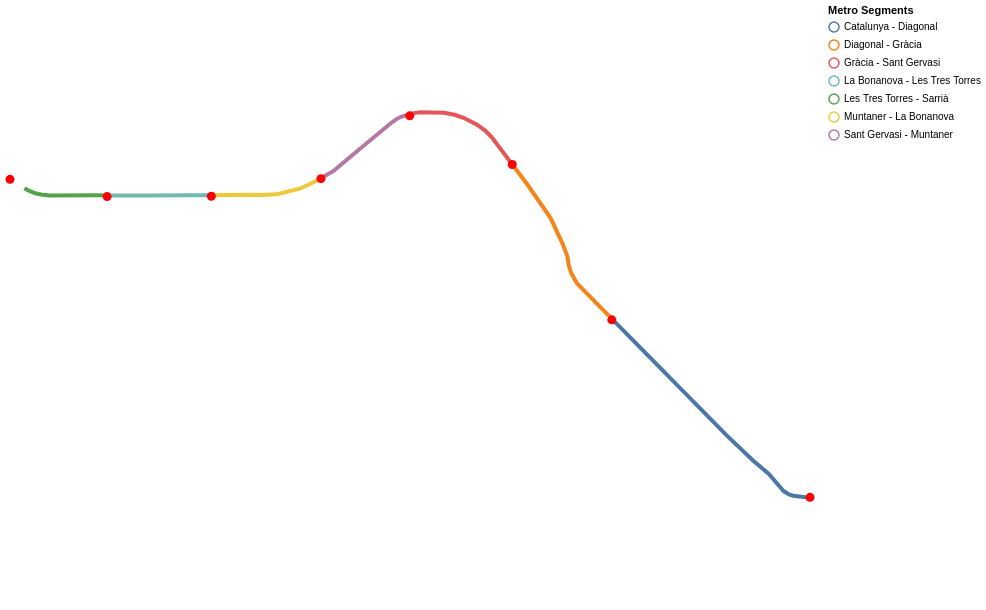

Notebook code cell kept with this figure:
### Code cell
lines = alt.Chart(segments_gdf).mark_geoshape(
    filled=False, 
    strokeWidth=4
).encode(
    color=alt.Color('tram:N', legend=alt.Legend(title="Metro Segments")),
    tooltip=['tram:N']
)

points = alt.Chart(nodes[nodes['linia'] == 'L6']).mark_geoshape(size=0, color='red').encode(tooltip=['name:N'])
plot = (lines + points).project('mercator').properties(width=800, height=600)
plot

### Figure 1 — Vega-Lite specification as saved in the notebook (floating-point values rounded to 4 significant figures)
{"config": {"view": {"continuousWidth": 300, "continuousHeight": 300}}, "layer": [{"data": {"name": "data-de73d4933f14992b4c45f28c7c685b7e"}, "mark": {"type": "geoshape", "filled": false, "strokeWidth": 4}, "encoding": {"color": {"field": "tram", "legend": {"title": "Metro Segments"}, "type": "nominal"}, "tooltip": [{"field": "tram", "type": "nominal"}]}}, {"data": {"name": "data-bdb57840b5c44a5cc9e05308dd426996"}, "mark": {"type": "geoshape", "color": "red", "size": 0}, "encoding": {"tooltip": [{"field": "name", "type": "nominal"}]}}], "height": 600, "projection": {"type": "mercator"}, "width": 800, "$schema": "https://vega.github.io/schema/vega-lite/v6.1.0.json", "datasets": {"data-de73d4933f14992b4c45f28c7c685b7e": [{"origin": "F-L6-PC", "destination": "F-L6-PR", "tram": "Catalunya - Diagonal", "type": "Feature", "geometry": {"type": "LineString", "coordinates": [[2.169, 41.39], [2.168, 41.39], [2.168, 41.39], [2.167, 41.39], [2.167, 41.39], [2.166, 41.39], [2.164, 41.39], [2.158, 41.39]]}}, {"origin": "F-L6-PR", "destination": "F-L6-GR", "tram": "Diagonal - Gràcia", "type": "Feature", "geometry": {"type": "LineString", "coordinates": [[2.158, 41.39], [2.156, 41.39], [2.156, 41.39], [2.156, 41.4], [2.156, 41.4], [2.155, 41.4], [2.155, 41.4], [2.153, 41.4], [2.153, 41.4]]}}, {"origin": "F-L6-GR", "destination": "F-L6-SG", "tram": "Gràcia - Sant Gervasi", "type": "Feature", "geometry": {"type": "LineString", "coordinates": [[2.153, 41.4], [2.152, 41.4], [2.151, 41.4], [2.151, 41.4], [2.15, 41.4], [2.15, 41.4], [2.149, 41.4], [2.148, 41.4], [2.147, 41.4], [2.147, 41.4], [2.147, 41.4]]}}, {"origin": "F-L6-SG", "destination": "F-L6-MN", "tram": "Sant Gervasi - Muntaner", "type": "Feature", "geometry": {"type": "LineString", "coordinates": [[2.147, 41.4], [2.147, 41.4], [2.146, 41.4], [2.146, 41.4], [2.144, 41.4], [2.143, 41.4], [2.143, 41.4], [2.142, 41.4]]}}, {"origin": "F-L6-MN", "destination": "F-L6-BN", "tram": "Muntaner - La Bonanova", "type": "Feature", "geometry": {"type": "LineString", "coordinates": [[2.142, 41.4], [2.142, 41.4], [2.141, 41.4], [2.14, 41.4], [2.14, 41.4], [2.14, 41.4], [2.139, 41.4], [2.139, 41.4], [2.137, 41.4], [2.136, 41.4]]}}, {"origin": "F-L6-BN", "destination": "F-L6-TT", "tram": "La Bonanova - Les Tres Torres", "type": "Feature", "geometry": {"type": "LineString", "coordinates": [[2.136, 41.4], [2.136, 41.4], [2.135, 41.4], [2.133, 41.4], [2.132, 41.4], [2.131, 41.4]]}}, {"origin": "F-L6-TT", "destination": "F-L6-SR", "tram": "Les Tres Torres - Sarrià", "type": "Feature", "geometry": {"type": "LineString", "coordinates": [[2.131, 41.4], [2.13, 41.4], [2.128, 41.4], [2.127, 41.4], [2.127, 41.4], [2.127, 41.4], [2.126, 41.4]]}}], "data-bdb57840b5c44a5cc9e05308dd426996": [{"id": "F-L6-PC", "name": "Catalunya", "linia": "L6", "stop_type": "FGC", "type": "Feature", "geometry": {"type": "Point", "coordinates": [2.169, 41.39]}}, {"id": "F-L6-PR", "name": "Diagonal", "linia": "L6", "stop_type": "FGC", "type": "Feature", "geometry": {"type": "Point", "coordinates": [2.158, 41.39]}}, {"id": "F-L6-GR", "name": "Gràcia", "linia": "L6", "stop_type": "FGC", "type": "Feature", "geometry": {"type": "Point", "coordinates": [2.153, 41.4]}}, {"id": "F-L6-BN", "name": "La Bonanova", "linia": "L6", "stop_type": "FGC", "type": "Feature", "geometry": {"type": "Point", "coordinates": [2.136, 41.4]}}, {"id": "F-L6-TT", "name": "Les Tres Torres", "linia": "L6", "stop_type": "FGC", "type": "Feature", "geometry": {"type": "Point", "coordinates": [2.131, 41.4]}}, {"id": "F-L6-MN", "name": "Muntaner", "linia": "L6", "stop_type": "FGC", "type": "Feature", "geometry": {"type": "Point", "coordinates": [2.142, 41.4]}}, {"id": "F-L6-SG", "name": "Sant Gervasi", "linia": "L6", "stop_type": "FGC", "type": "Feature", "geometry": {"type": "Point", "coordinates": [2.147, 41.4]}}, {"id": "F-L6-SR", "name": "Sarrià", "linia": "L6", "stop_type": "FGC", "type": "Feature", "geometry": {"type": "Point", "coordinates": [2.126, 41.4]}}]}}
